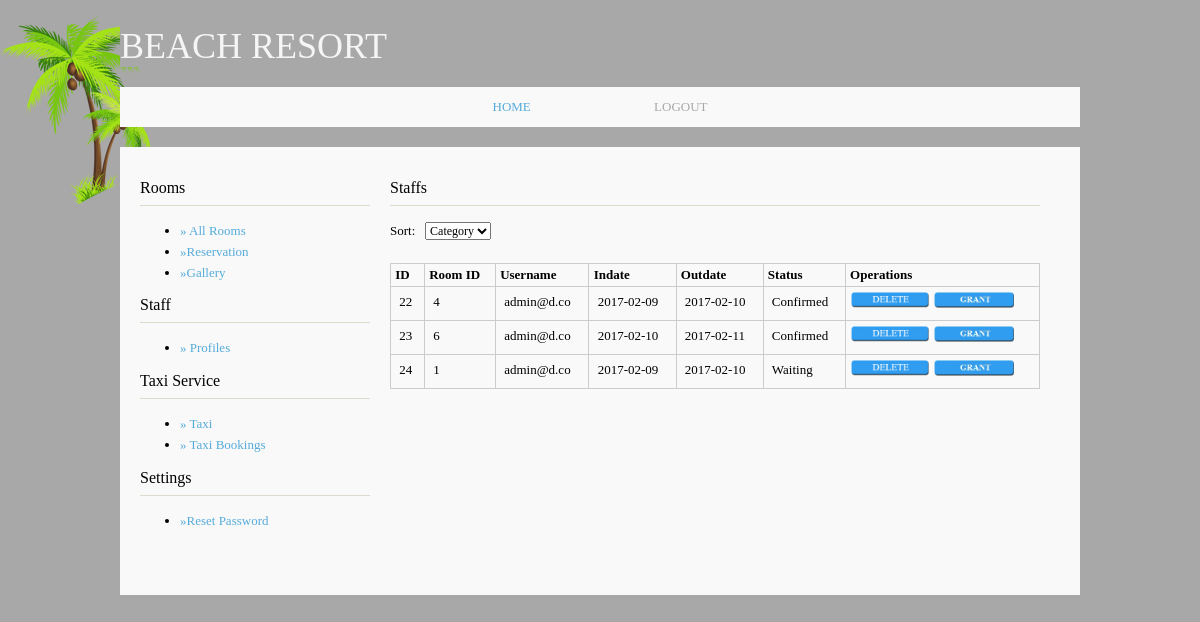
Screenshot of /admin/reservation.php (signed in) with the database file from the repository.
### tables this page shows
CREATE TABLE `reservation` (
  `id` int(30) NOT NULL,
  `rid` int(10) NOT NULL,
  `username` varchar(100) NOT NULL,
  `in_date` varchar(100) NOT NULL,
  `out_date` varchar(100) NOT NULL,
  `rstatus` varchar(20) NOT NULL,
  `status` int(2) NOT NULL
);

### db.php (called while the page is built)
<?php
class db
{
	public function getcon()
	{
		$con=mysqli_connect("localhost","root","","resort");
		return $con;
	}
	public function exe($sql)
	{
		$res=mysqli_query($this->getcon(),$sql);
		return $res;
	}
}
?>

### admin/reservation.php (the view, shortened to what this page needs)
<?php
include("../db.php");
$obj=new db();
if(isset($_SESSION["un"]))
{
?>
<?php include('header.php')?>
<div class="wrapper row3">
  <div class="rnd">
    <div id="container" class="clear">
      <div id="homepage" class="clear">
        <?php include('leftmenusmall.php')?>
        <div id="viewstaff">
          <h2>Staffs</h2>
          <label>Sort:&nbsp;&nbsp;</label>
             <select id="sort" name="sort" onchange="javascript:changeSID();">
              <option selected value="0">Category  </option>
                </select>
                <?php
if ($_REQUEST['id'] == "")
{
	?><br /><br />
          <table border="1" align="center" >
  <tr>
    <th>&nbsp;ID &nbsp; </th>
    <th>&nbsp;Room ID &nbsp; </th>
    <th>&nbsp;Username &nbsp; </th>
    <th>&nbsp;Indate &nbsp; </th>
    <th>&nbsp;Outdate &nbsp; </th>
    <th>&nbsp;Status &nbsp; </th>
    <th>&nbsp;Operations &nbsp; </th>
  </tr><?php
 $sql="select * from reservation where status='1'";
$res=$obj->exe($sql);
while($r=mysqli_fetch_array($res)){
	?><tr>
    <td>&nbsp;<?php echo $r[0];?>&nbsp;</td>
    <td>&nbsp;<?php echo $r[1];?>&nbsp;</td>
    <td>&nbsp;<?php echo $r[2]; ?>&nbsp;</td>
    <td>&nbsp;<?php echo $r[3];?>&nbsp;</td>
    <td>&nbsp;<?php echo $r[4];?>&nbsp;</td>
    <td>&nbsp;<?php echo $r[5];?>&nbsp;</td>
<td><a href="delete_reserve.php?id=<?php echo $r[0];?>">
    <img src="../uploads/delete_button.jpg" width="80"/></a><a href="confirm_reserve.php?id=<?php echo $r[0];?>">
    <img src="../uploads/grand.jpg" width="80"/></a></td>
    </tr>
    <?php  }
  ?>
  </table>
<?php
}
  ?>
  </table></div>
      </div>
    </div>
  </div>
</div>
</body>
</html>
    <?php
}
?>

### admin/header.php (shortened to what this page needs)
<!DOCTYPE html PUBLIC "-//W3C//DTD XHTML 1.0 Transitional//EN" "http://www.w3.org/TR/xhtml1/DTD/xhtml1-transitional.dtd">
<html xmlns="http://www.w3.org/1999/xhtml">
<head><title>BEACH RESORT</title>
<link rel="stylesheet" href="layout/styles/layout.css" type="text/css" />
</head>
<body id="top">
<div class="wrapper row1">
  <div id="header" class="clear">
    <div class="fl_left">
      <h1>BEACH RESORT</h1>
    </div>
  </div>
</div>
<div class="wrapper row2">
  <div class="rnd">
    <div id="topnav">
      <ul>
        <li class="active"><a href="index.php">Home</a></li>
        <li class="last"><a href="../logout.php">Logout</a></li>
      </ul>
    </div>
  </div>
</div>
</body>
</html>

### admin/leftmenusmall.php
<div id="left_column">
          <h2>Rooms</h2>
          <ul>
          	<li><a href="view_all_rooms.php?id=''">&raquo; All Rooms</a></li>
            <li><a href="reservation.php?id=''">&raquo;Reservation</a></li>
            <li><a href="gallery.php?id=''">&raquo;Gallery</a></li>
          </ul>
          <h2>Staff</h2>
          <ul>
          	<li><a href="view_allstaffs.php?id=''">&raquo; Profiles</a></li>
          </ul>
          <h2>Taxi Service</h2>
          <ul>
          	<li><a href="view_alltaxi.php?id=''">&raquo; Taxi</a></li>
            <li><a href="view_allbookings.php?id=''">&raquo; Taxi Bookings</a></li>
          </ul>
          <h2>Settings</h2>
          <ul>
          <li><a href="../resetpassword.php">&raquo;Reset Password</a></li>
           </ul>
        </div>

### admin/layout/styles/layout.css (style rules this page uses)
html { overflow-y:scroll; }
body { margin:0; padding:0; font-size:13px; font-family:Georgia, "Times New Roman", Times, serif; color:#979797; background-image:url(../../../images/back.jpg); }
.clear:after { content:"."; display:block; height:0; clear:both; visibility:hidden; line-height:0; }
.clear { display:inline-block; }
html[xmlns] .clear { display:block; }
a { outline:none; text-decoration:none; color:#0889D0; background-color:#F9F9F9; }
.fl_left, .imgl { float:left; }
img { margin:0; padding:0; border:none; }
div.wrapper { position:relative; margin:0 auto 20px; width:960px; text-align:left; }
div.wrapper h1, div.wrapper h2, div.wrapper h3, div.wrapper h4, div.wrapper h5, div.wrapper h6 { margin:0 0 15px 0; padding:0; font-size:16px; font-weight:normal; font-style:normal; line-height:normal; }
.row1 { color:#F5F5F5; background-color:#A8A8A8; }
.row2, .row3, .row4 { color:#000000; background-color:#F9F9F9; }
#header, #container, #footer { display:block; width:960px; }
.rnd { display:block; width:960px; padding:12px 0 0 0; background:url("images/round_top.gif") top left no-repeat; }
#header { padding:25px 0 0 0; }
#header h1, #header p, #header ul { margin:0; padding:0; list-style:none; line-height:normal; }
#header h1 { font-size:36px; font-variant:small-caps; font-style:normal; }
#container { width:920px; padding:20px; line-height:1.6em; background:url("images/round_bot.gif") bottom left no-repeat; }
#container a { color:#55ABDA; background-color:#F9F9F9; }
#container h1, #container h2, #container h3, #container h4, #container h5, #container h6 { padding-bottom:8px; border-bottom:1px solid #DEDACB; }

### admin/layout/styles/navi.css (style rules this page uses)
#topnav { display:block; width:960px; margin:0; padding:0 0 12px 0; background:url("images/round_bot.gif") bottom left no-repeat; text-align:center; }
#topnav, #topnav a { text-transform:uppercase; color:#A8A8A8;; background-color:#F9F9F9; }
#topnav a:hover, #topnav li.active a { color:#55ABDA; background-color:#F9F9F9; }
#topnav ul, #topnav li { margin:0; padding:0; list-style:none; }
#topnav li { display:inline; margin-right:30px; }
#topnav li.last { margin:0; }

### admin/layout/styles/forms.css (style rules this page uses)
input, textarea, select { font-size:12px; font-family:inherit; }

### admin/layout/styles/tables.css (style rules this page uses)
table { width:100%; border-collapse:collapse; table-layout:auto; vertical-align:top; margin-bottom:15px; border:1px solid #CCCCCC; }
table tbody td { vertical-align:top; border-collapse:collapse; border-left:1px solid #CCCCCC; border-right:1px solid #CCCCCC; }
table thead th, table tbody td { padding:5px; border-collapse:collapse; }

### admin/layout/styles/homepage.css (style rules this page uses)
#homepage { position:relative; margin:0 auto 30px; display:block; width:100%; }
#homepage #left_column { display:block; float:left; width:230px; }
#homepage #viewstaff { display:block; float:left; width:650px; margin:0 0 0 20px; }

### rows the page displays
reservation: id "22", rid "4", username "admin@d.co", in_date "2017-02-09", out_date "2017-02-10", rstatus "Confirmed"
reservation: id "23", rid "6", username "admin@d.co", in_date "2017-02-10", out_date "2017-02-11", rstatus "Confirmed"
reservation: id "24", rid "1", username "admin@d.co", in_date "2017-02-09", out_date "2017-02-10", rstatus "Waiting"
